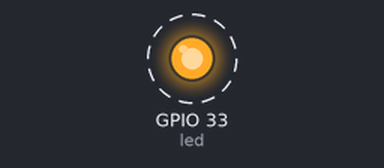
Bench run of a program on a simulated ESP32. Shown: output pins drawn as LEDs (lit = HIGH). Dashed ring = blinking. What the program prints to the serial monitor is not drawn.

Above: at 5.6 s.
Timing chart, 0 to 10.9 s (numbered marks = the images above):
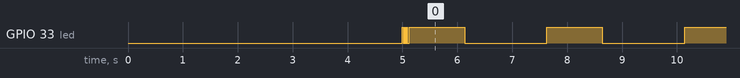

The program:

main.cpp
```cpp
// (licence header left out)
#include <Arduino.h>

// Payment:                              "Al Thinker ESP32-CAM"
// CPU Frequency:                        "240MHz (WiFi/BT)"
// Flash Frequency:                      "80MHz"
// Flash Mode:                           "QIO"
// Partition Scheme:                     "Minimal SPIFFS (1.9MB APP with OTA/190KB SPIFFS)"
// Core Debug Level:                     "Ничего"
// Erase All Flash Before Sketch Upload: "Enabled"

// ---Additional links for the Board Manager: https://espressif.github.io/arduino-esp32/package_esp32_dev_index.json
// Менеджер плат:         esp32 by Espressif Systems 3.0.1 installed

#define led 33
// #define led 4


void setup()
{
  Serial.begin(115200);
  pinMode(led,OUTPUT);
  Serial.println();
  delay(5000);

  digitalWrite(led, HIGH);   // turn the LED on (HIGH is the voltage level)
  delay(10);
  digitalWrite(led, LOW);    // turn the LED off by making the voltage LOW
  delay(30);
  digitalWrite(led, HIGH);   // turn the LED on (HIGH is the voltage level)
  delay(10);
  digitalWrite(led, LOW);    // turn the LED off by making the voltage LOW
  delay(30);
  digitalWrite(led, HIGH);   // turn the LED on (HIGH is the voltage level)
  delay(10);
  digitalWrite(led, LOW);    // turn the LED off by making the voltage LOW
  delay(30);
  Serial.println("\nReset");
}

void loop()
{
  // turn the LED on (HIGH is the voltage level)
  digitalWrite(led, HIGH);
  Serial.print("1");
  if (led==33) delay(1000);
  delay(10);
  // turn the LED off by making the voltage LOW
  digitalWrite(led, LOW);
  Serial.print("-");
  delay(1500);

}
```
